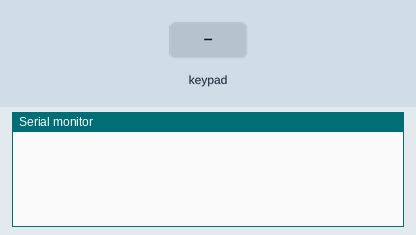
Simulated run of this sketch. Board: Arduino Uno, built with avr-gcc and run on an emulated ATmega328P. Shown: the last lines printed to the serial monitor. The inputs (shaded band) are chosen by the test bench.

Above: at 1.2 s.
1.3 s: key '1' pressed
At 2.5 s:
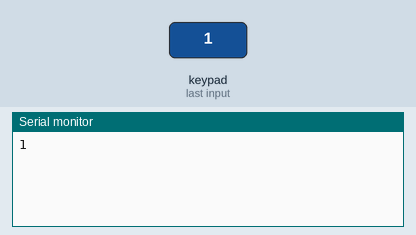
2.8 s: keypad keys 9 8 7 6 # pressed 0.4 s apart
At 4.8 s:
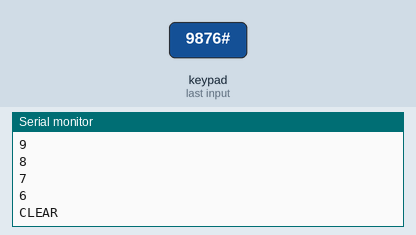
6.3 s: key 'A' pressed
At 7.5 s:
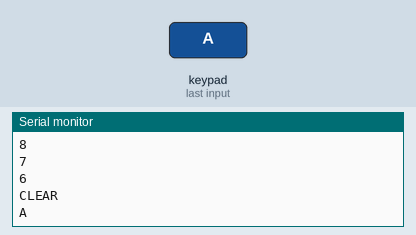
7.8 s: keypad keys 9 8 7 6 * pressed 0.4 s apart
At 10.0 s:
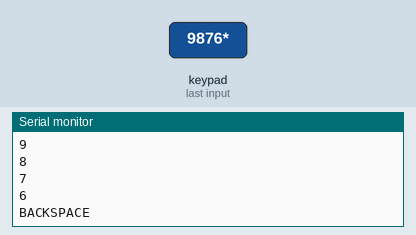
11.3 s: key 'B' pressed
At 12.5 s:
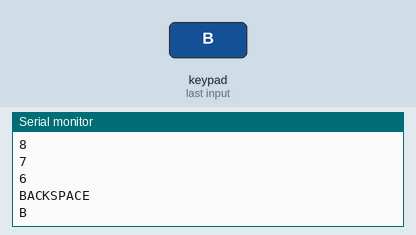
12.8 s: keypad keys 9 8 7 6 D pressed 0.4 s apart
At 14.8 s:
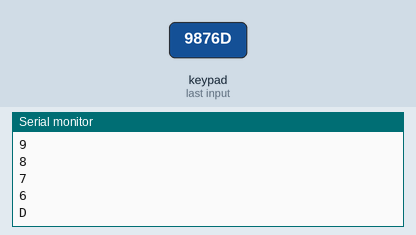
Timing chart, 0 to 16.3 s (numbered marks = the images above; inputs shaded):
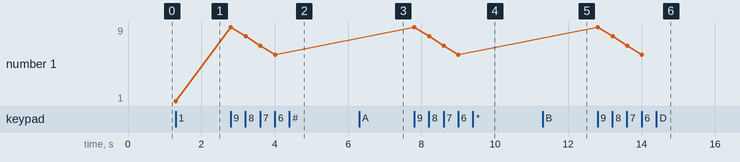

The sketch:

keypad_sender.ino
```cpp
/*
 * Arduino Uno Keypad Sender
 * Connects a 4x4 Matrix Keypad to Uno and sends numeric presses to Raspberry Pi via Serial.
 *
 * Requirements: Install "Keypad" library by Mark Stanley, Alexander Brevig
 */

#include <Keypad.h>

const byte ROWS = 4; // four rows
const byte COLS = 4; // four columns

// Define the Keymap
char keys[ROWS][COLS] = {
  {'1','2','3','A'},
  {'4','5','6','B'},
  {'7','8','9','C'},
  {'*','0','#','D'}
};

// Connect keypad R1, R2, R3, R4 to these Arduino pins
byte rowPins[ROWS] = {9, 8, 7, 6};
// Connect keypad C1, C2, C3, C4 to these Arduino pins
byte colPins[COLS] = {5, 4, 3, 2};

// Create the Keypad
Keypad keypad = Keypad(makeKeymap(keys), rowPins, colPins, ROWS, COLS);

void setup() {
  Serial.begin(9600); // Same baud rate as Raspberry Pi
}

void loop() {
  char key = keypad.getKey();

  if (key) {
    // Send all numeric and alphabet keys (A-D, 0-9)
    if ((key >= '0' && key <= '9') || (key >= 'A' && key <= 'D')) {
      Serial.println(key);
    }
    // Use '#' as Clear
    else if (key == '#') {
      Serial.println("CLEAR");
    }
    // Use '*' as Backspace
    else if (key == '*') {
      Serial.println("BACKSPACE");
    }
  }
}
```

Measured:
- after the input at 1.3 s, the serial monitor: prints a new line at once (image 1)
- after the input at 2.8 s, the serial monitor: prints a new line at once (image 2)
- after the input at 6.3 s, the serial monitor: prints a new line at once (image 3)
- after the input at 7.8 s, the serial monitor: prints a new line at once (image 4)
- after the input at 11.3 s, the serial monitor: prints a new line at once (image 5)
- after the input at 12.8 s, the serial monitor: prints a new line at once (image 6)
- plotted number 1: 1 → 6 after the input at 2.8 s
